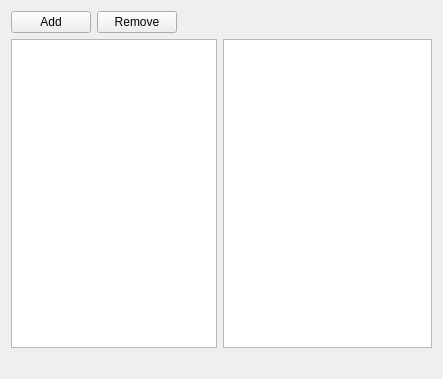
<?xml version="1.0" encoding="UTF-8"?>
<ui version="4.0">
 <class>MyWin</class>
 <widget class="QWidget" name="MyWin">
  <property name="geometry">
   <rect>
    <x>0</x>
    <y>0</y>
    <width>443</width>
    <height>379</height>
   </rect>
  </property>
  <property name="windowTitle">
   <string>HW!</string>
  </property>
  <layout class="QVBoxLayout" name="verticalLayout">
   <item>
    <layout class="QGridLayout" name="gridLayout">
     <item row="0" column="0">
      <widget class="QPushButton" name="pushButtonAdd">
       <property name="text">
        <string>Add</string>
       </property>
      </widget>
     </item>
     <item row="1" column="0" colspan="3">
      <widget class="QTreeView" name="treeView"/>
     </item>
     <item row="0" column="1">
      <widget class="QPushButton" name="pushButtonRemove">
       <property name="text">
        <string>Remove</string>
       </property>
      </widget>
     </item>
     <item row="1" column="3">
      <widget class="QTextEdit" name="textEditDescription"/>
     </item>
     <item row="2" column="0" colspan="4">
      <widget class="QLabel" name="labelStatus">
       <property name="text">
        <string/>
       </property>
      </widget>
     </item>
    </layout>
   </item>
  </layout>
 </widget>
 <resources/>
 <connections/>
</ui>
